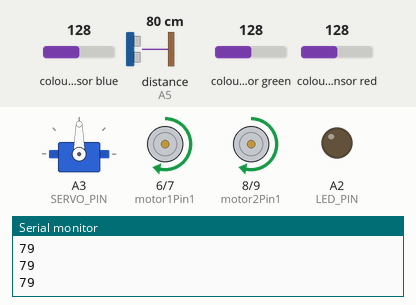
Bench run of a sketch on a simulated Arduino Uno, built with avr-gcc and run on an emulated ATmega328P. On the bench: servo, motor-driver pin pairs drawn as motors (green arrow = first pin HIGH = forward, orange = second pin HIGH = backward, longer = more drive, scaled by the enable pin), output pins drawn as LEDs (lit = HIGH), the last lines printed to the serial monitor. Wiring (inferred from the names in the program): ultrasonic range finder: trigger A4; echo A5; TCS3200 colour sensor: output pin 12; S2 pin 5; S3 pin 4; S0 pin 2; S1 pin 3. The inputs (shaded band) are chosen by the test bench; at power-on: distance to the obstacle (sensor on A5) 80 cm, colour sensor blue 128, colour sensor green 128, colour sensor red 128. The echo pulse lasts 58.3 µs per cm; pins used as bus, display or sensor lines are not drawn.

Above: at 11.2 s.
11.3 s: distance to the obstacle (sensor on A5) set to 34 cm
12.8 s: distance to the obstacle (sensor on A5) set to 27 cm
At 13.8 s:
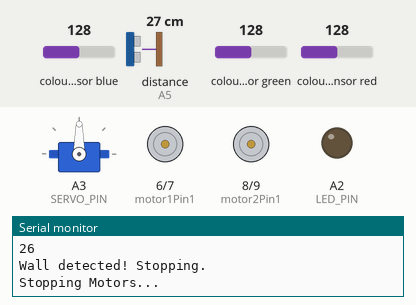
Timing chart, 0 to 15.8 s (numbered marks = the images above; inputs shaded):
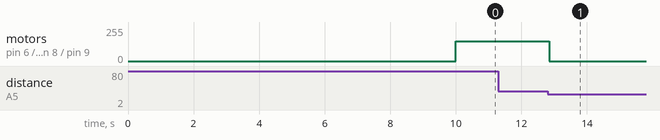

The sketch:

challenge2.ino
```cpp
#include <Servo.h>  // Include Servo library

#define SERVO_PIN A3  // Servo connected to Analog Pin A3
Servo myServo;  // Create Servo object


// ========== MOTOR DRIVER PIN DEFINITIONS ==========
#define motor1Pin1 6   // Right motor forward control
#define motor1Pin2 7   // Right motor backward control
#define motor2Pin1 8   // Left motor forward control
#define motor2Pin2 9   // Left motor backward control
#define EN_B 10  // PWM speed control for left motor
#define EN_A 11  // PWM speed control for right motor

// ========== MOTOR SPEED CONFIGURATION ==========
int motorSpeedLeft = 150;
int motorSpeedRight = 150;

// ========== COLOR SENSOR PIN DEFINITIONS ==========
#define S0 2  // Frequency scaling pin
#define S1 3  // Frequency scaling pin
#define S2 5  // Color select pin
#define S3 4  // Color select pin
#define sensorOut 12  // Output pin for color sensor frequency signal

// SONAR SENSOR
#define trigPin A4
#define echoPin A5


#define LED_PIN A2  // Define LED pin
#define LED_PIN2 A1 // Deine led pin 2

int red = 0, green = 0, blue = 0;

// Circular queue for last detected colors
#define QUEUE_SIZE 7
String colorQueue[QUEUE_SIZE];
int colorIndex = 0;

// ========== TURN AND TIMER CONFIGURATION ==========
#define turn_value 800  // Delay time for turning (adjust for accuracy)

unsigned long startTime = 0;
unsigned long stopTime = 0;
bool timerRunning = false;

int sequence = 0;
String stableColor = "BLACK";
String detectedColor = "BLACK";


void setup() {
    delay(5000);
    // Set motor control pins as outputs
    pinMode(EN_A, OUTPUT);
    pinMode(motor1Pin1, OUTPUT);
    pinMode(motor1Pin2, OUTPUT);
    pinMode(motor2Pin1, OUTPUT);
    pinMode(motor2Pin2, OUTPUT);
    pinMode(EN_B, OUTPUT);

    myServo.attach(SERVO_PIN);
    myServo.write(90);
    // Set color sensor pins
    pinMode(S0, OUTPUT);
    pinMode(S1, OUTPUT);
    digitalWrite(S0, HIGH);
    digitalWrite(S1, LOW);
    pinMode(S2, OUTPUT);
    pinMode(S3, OUTPUT);
    pinMode(sensorOut, INPUT);

    pinMode(trigPin, OUTPUT);
    pinMode(echoPin, INPUT);

      pinMode(LED_PIN, OUTPUT);  // Set A2 as an OUTPUT4

    delay(2000);

    Serial.begin(9600);

    // Initialize color queue
    for (int i = 0; i < QUEUE_SIZE; i++) {
        colorQueue[i] = "BLACK";
    }

    delay(3000);
    Serial.println("After delay");
    moveForward();

}

void loop() {
    // Read color values

    long distance = getDistance();
    Serial.println(distance);
    red = getColorReading(LOW, LOW);
    green = getColorReading(HIGH, HIGH);
    blue = getColorReading(LOW, HIGH);

    if (distance < 30) {
        Serial.println("Wall detected! Stopping.");
        stopMotors();

        delay(1000);
        for(int i=0;i<10;i++){
          detectedColor = identifyColor(red, green, blue);
          // colorQueue[colorIndex] = detectedColor;
          // colorIndex = (colorIndex + 1) % QUEUE_SIZE;
          // stableColor = getStableColor();

        }
        // Serial.println("Stable Detected Color: ");
        // Serial.println(stableColor);

        if(detectedColor=="RED"){
          uturn();
          delay(1000);


        }
        else if(detectedColor=="BLUE"){
          turnLeft();
          delay(1000);

        }
        else if(detectedColor=="GREEN"){
          turnRight();
          delay(1000);

        }
        else if(detectedColor=="BLACK"){
          stopMotors();
          Serial.println("FINISHED");
          delay(20000);

        }
        moveForward();
    }


}

// SONAR
long getDistance() {
    digitalWrite(trigPin, LOW);
    delayMicroseconds(2);
    digitalWrite(trigPin, HIGH);
    delayMicroseconds(10);
    digitalWrite(trigPin, LOW);

    long duration = pulseIn(echoPin, HIGH, 20000);  // Timeout after 20ms
    if (duration == 0) {
        return 999;  // Return max distance if no echo received
    }
    return duration * 0.0343 / 2;  // Convert to cm
}

// ========== COLOR DETECTION FUNCTIONS ==========


int getColorReading(int s2State, int s3State) {
    digitalWrite(S2, s2State);
    digitalWrite(S3, s3State);
    delay(15);
    return pulseIn(sensorOut, LOW);
}

String identifyColor(int r, int g, int b) {
    Serial.print("Processing Color -> R: ");
    Serial.print(r);
    Serial.print(" G: ");
    Serial.print(g);
    Serial.print(" B: ");
    Serial.println(b);

    // Threshold to determine black
    int blackThreshold = 300;

    // if (r > blackThreshold && g > blackThreshold && b > blackThreshold) {
    //     return "BLACK";  // All low values mean black
    // }

    // Set dominance margin
    int dominanceMargin = 200;  // Adjust this based on sensor accuracy

    // Determine the dominant color
    if (g < r - 15 && g < b - 15) {
      Serial.print("GREEM");
        return "GREEN";
    }
   if (r < g - 100 && r < b - 100) {
      Serial.print("RED");
        return "RED";
    }
    if (b < r - 15 && b < g - 15) {
      Serial.print("BLUE");
        return "BLUE";
    }
    Serial.print("black");
    return "BLACK";  // Default to black if no strong dominance
}


String getStableColor() {
    int redCount = 0, greenCount = 0, blueCount = 0, blackCount = 0;

    // Count occurrences of each color in the queue
    for (int i = 0; i < QUEUE_SIZE; i++) {
        if (colorQueue[i] == "RED") redCount++;
        else if (colorQueue[i] == "GREEN") greenCount++;
        else if (colorQueue[i] == "BLUE") blueCount++;
        else if (colorQueue[i] == "BLACK") blackCount++;
    }

    // Print occurrences for debugging
    Serial.print("Color Counts -> R: ");
    Serial.print(redCount);
    Serial.print(" G: ");
    Serial.print(greenCount);
    Serial.print(" B: ");
    Serial.print(blueCount);
    Serial.print(" Black: ");
    Serial.println(blackCount);

    // Return the most frequent color (only if it appears in at least 50% of the queue)
    int majorityThreshold = QUEUE_SIZE / 2;

    if (redCount > majorityThreshold) return "GREEN";
    if (greenCount > majorityThreshold) return "BLUE";
    if (blueCount > majorityThreshold) return "RED";
    return "BLACK";  // Default to BLACK if no majority
}
// ========== MOVEMENT FUNCTIONS ==========
void moveForward() {
    Serial.println("Moving Forward...");
    analogWrite(EN_A, motorSpeedLeft);
    analogWrite(EN_B, motorSpeedRight);
    digitalWrite(motor1Pin1, HIGH);
    digitalWrite(motor1Pin2, LOW);
    digitalWrite(motor2Pin1, HIGH);
    digitalWrite(motor2Pin2, LOW);
}

void stopMotors() {
    Serial.println("Stopping Motors...");
    digitalWrite(motor1Pin1, LOW);
    digitalWrite(motor1Pin2, LOW);
    digitalWrite(motor2Pin1, LOW);
    digitalWrite(motor2Pin2, LOW);
}

void reverseMotors(unsigned long duration) {
    Serial.println("Reversing...");
    analogWrite(EN_A, motorSpeedLeft);
    analogWrite(EN_B, motorSpeedRight);
    digitalWrite(motor1Pin1, LOW);
    digitalWrite(motor1Pin2, HIGH);
    digitalWrite(motor2Pin1, LOW);
    digitalWrite(motor2Pin2, HIGH);
    delay(duration);
    stopMotors();
}

void turnLeft() {
    reverseMotors(500);
    Serial.println("Turning Left...");
    analogWrite(EN_A, motorSpeedLeft);
    analogWrite(EN_B, motorSpeedRight);
    digitalWrite(motor1Pin1, LOW);
    digitalWrite(motor1Pin2, HIGH);
    delay(100);
    digitalWrite(motor2Pin1, HIGH);
    digitalWrite(motor2Pin2, LOW);
    delay(turn_value);
    stopMotors();
}

void turnRight() {
    reverseMotors(500);

    Serial.println("Turning Left...");
    analogWrite(EN_A, motorSpeedLeft);
    analogWrite(EN_B, motorSpeedRight);
    digitalWrite(motor2Pin1, LOW);
    digitalWrite(motor2Pin2, HIGH);
    delay(100);
    digitalWrite(motor1Pin1, HIGH);
    digitalWrite(motor1Pin2, LOW);
    delay(turn_value);
    stopMotors();
}

void uturn() {
    reverseMotors(100);

    Serial.println("Turning Left...");
    analogWrite(EN_A, motorSpeedLeft);
    analogWrite(EN_B, motorSpeedRight);
    digitalWrite(motor2Pin1, LOW);
    digitalWrite(motor2Pin2, HIGH);
    digitalWrite(motor1Pin1, HIGH);
    digitalWrite(motor1Pin2, LOW);
    delay(turn_value*2);
    stopMotors();

    Serial.println("Turning Left...");
    analogWrite(EN_A, motorSpeedLeft);
    analogWrite(EN_B, motorSpeedRight);
    digitalWrite(motor2Pin1, LOW);
    digitalWrite(motor2Pin2, HIGH);
    delay(100);
    digitalWrite(motor1Pin1, HIGH);
    digitalWrite(motor1Pin2, LOW);
    delay(turn_value);
    stopMotors();
}
```

Measured:
- the behaviour switches between 31 and 30 cm on distance to the obstacle (sensor on A5) (found by bisection; images 0 and 1)
- after the input at 12.8 s, motor on pin 6 (motor1Pin1) / pin 7 (motor1Pin2), motor on pin 8 (motor2Pin1) / pin 9 (motor2Pin2): forward 150/255 → stopped after 0.05 s
